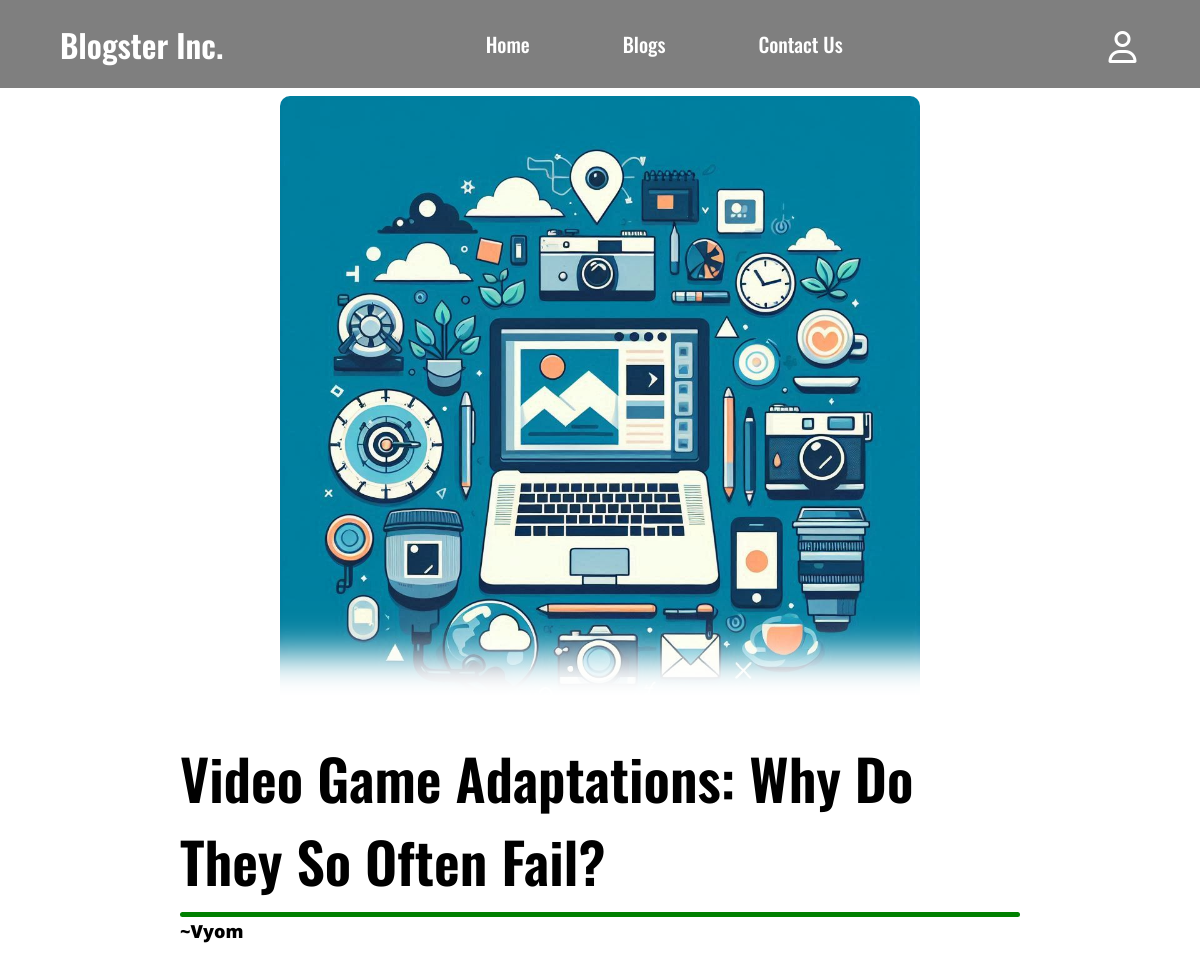
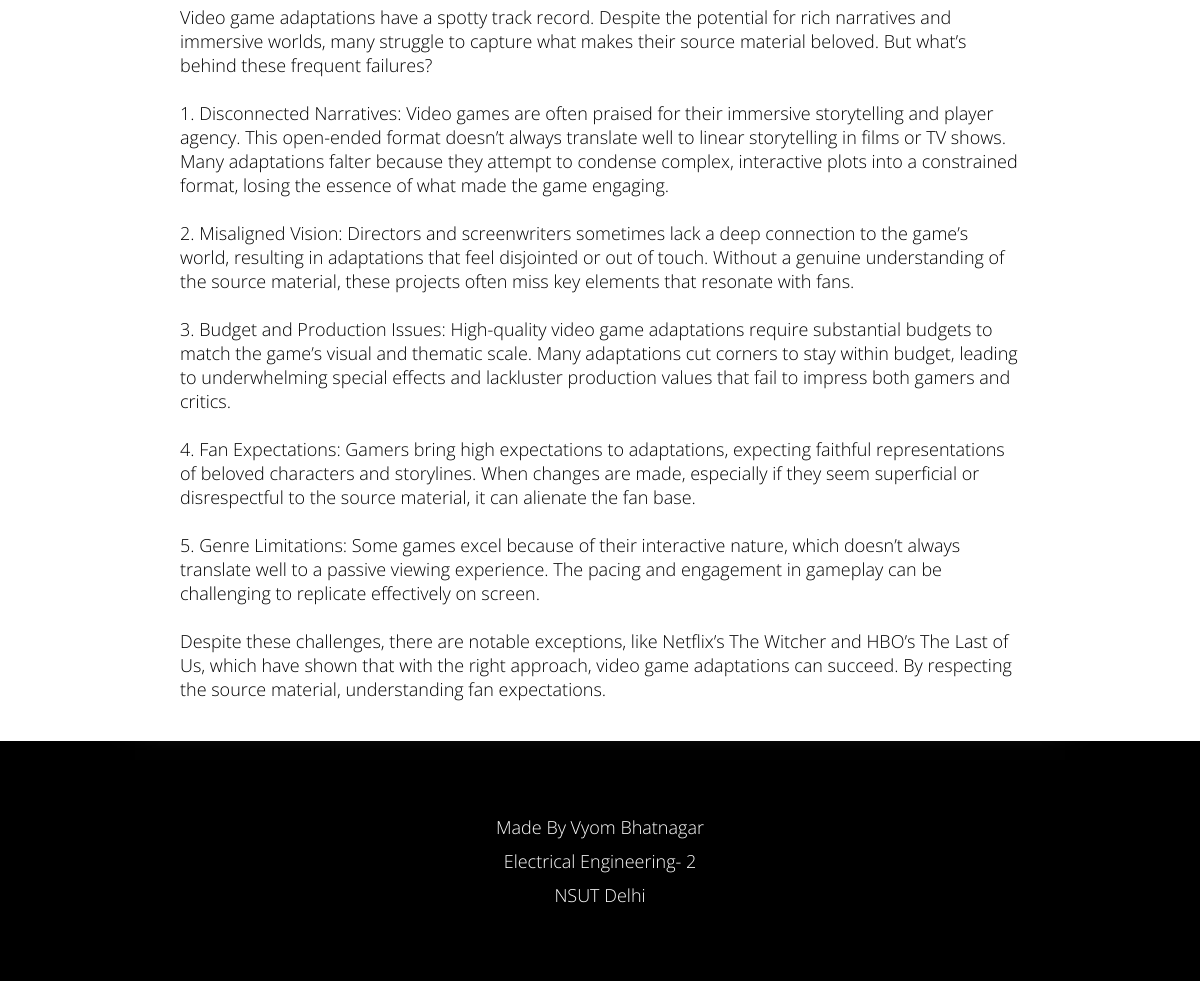
Page /blogs/showcase/15 on the committed database (2 pictures, top to bottom).
### dexter/models.py (models this page shows)
class Blog(models.Model):
    id = models.AutoField(primary_key=True)
    author = models.ForeignKey(User, blank=False, null=False, on_delete=models.CASCADE)
    title = models.CharField(max_length=100)
    content = models.CharField(max_length=2500)
    img = models.ImageField(upload_to='pics')

### dexter/views.py (the view)
# urls.py: path('blogs/showcase/<int:id>', views.showcase, name = "showcase"),
def showcase(request, id):
    try:
        item = Blog.objects.get(id = id)
    except:
        print("404")
        return redirect('/')
    else:
        if request.user.is_authenticated:
            return render(request, "showcase.html", {"blog":item, "user":request.user})
        return render(request, "showcase.html", {"blog":item})

### templates/showcase.html (shortened to what this page needs)
{% extends 'base.html' %}
{% load static %}
    {% block content %}
    <main>
        <div class="top">
            {% if blog.img %}
            <img src="{{blog.img.url}}" alt="Avatar" style="width:100%">
            {% else %}
            <img src="{% static '/images/default.jpg' %}" alt="default">
            {% endif %}
        </div>
        <div class="base">
            <div class="title">
                <h2>{{blog.title}} </h2>
                <div class="divider"></div>
                <div style="font-weight: 900;" >~{{blog.author.username}}</div>
            </div>
            <div class="content">
                <p>{{blog.content|linebreaksbr}} </p>
            </div>
        </div>
    </main>
    {% endblock %}

### static/css/style.css (style rules this page uses)
* { padding: 0; margin: 0; box-sizing: border-box; }
body { font-family: 'Open Sans', sans-serif; font-weight: 100; font-size: 18px; }
.top { font-size: 1.5rem; color: green; font-weight: bold; }
.divider { width: 60vw; height: 5px; background-color: black; margin: auto; border-radius: 100vw; }

### templates/showcase.html (style rules this page uses)
h2 { font-family: 'Oswald', sans-serif; font-weight: 600; font-size: 3.5rem; text-align: left; }
main { width: 70vw; margin: auto; }
.top { margin-top: 12vh; }
.title { width: fit-content; }
.top img { display: block; height: 80vh; margin: auto; border-radius: 10px; }
.base { position: relative; box-shadow: 0px -38px 35px 45px white; z-index: 2; }
.divider { background-color: green; width: auto; margin: 10px 0px 2px 0px; }
.content { margin: 30px 0px 40px 0px; }

### rows in the picture
Blog: title "Video Game Adaptations: Why Do They So Often Fail?", author.username "Vyom", content "Video game adaptations have a spotty track record. Despite the potential for rich narratives and immersive worlds, many struggle to capture what makes their source material beloved. But what’s behind these frequent failures? 1. Disconnected Narratives: Video games are often praised for their immersive storytelling and player agency. This open-ended format doesn’t always translate well to linear storytelling in films or TV shows. Many adaptations falter because they attempt to condense complex, interactive plots into a constrained format, losing the essence of what made the game engaging. 2. Misaligned Vision: Directors and screenwriters sometimes lack a deep connection to the game’s world,…"
